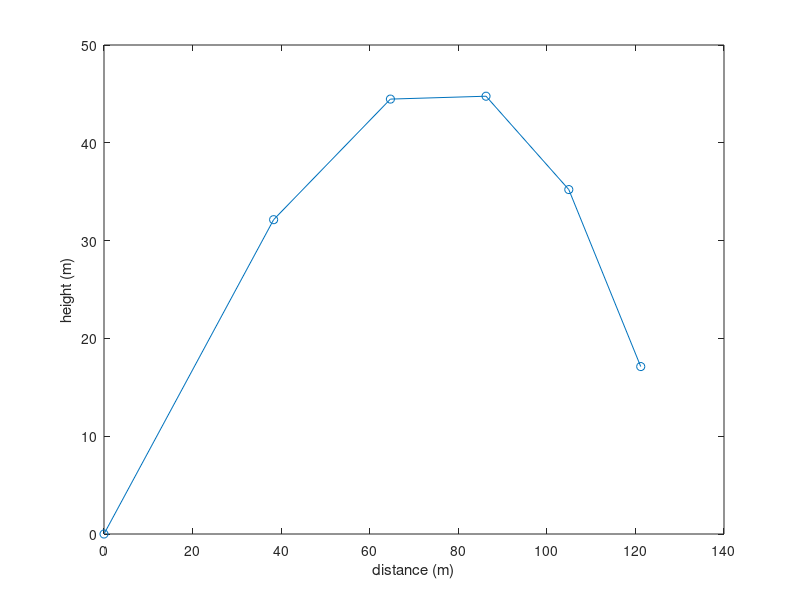

This figure's MATLAB source:
clear;
format compact;    % type "help format" to learn what this does

g=9.8;             % acceleration due to gravity
speed=50;          % initial speed is 50 m/s
angle=40;          % beware of radians vs degrees for trig functions

h=1;      % timestep of 0.5 second
pos=[0 0];  % start at the origin
vel=speed*[cosd(angle) sind(angle)];

Cd = 0.35;
p = 1.2;
r = 0.037;
A = pi*r^2;
m = 0.145;

exactRange=speed^2*sind(2*angle)/g;

i=0;

while pos(2)>=0
  i=i+1;
  x(i)=pos(1);
  y(i)=pos(2);

  % Acceleration due to gravity with air resistance
  acc=  -(0.5*Cd*p*A*norm(vel)/m)*vel - [0 g];

  % Euler method
  pos=pos + h*vel;
  vel=vel + h*acc;
end

% plot the trajectory as points connected by lines
plot(x,y,'o-')
xlabel('distance (m)')
ylabel('height (m)')

% linear interpolation to estimate the range of the projectile
slope=(pos(2)-y(end))/(pos(1)-x(end));
range=x(end)-y(end)/slope;

perror = 100 * abs(range - exactRange) / exactRange;
disp(exactRange)
disp('Range')
disp(range)
disp('% Error')
disp(perror)
